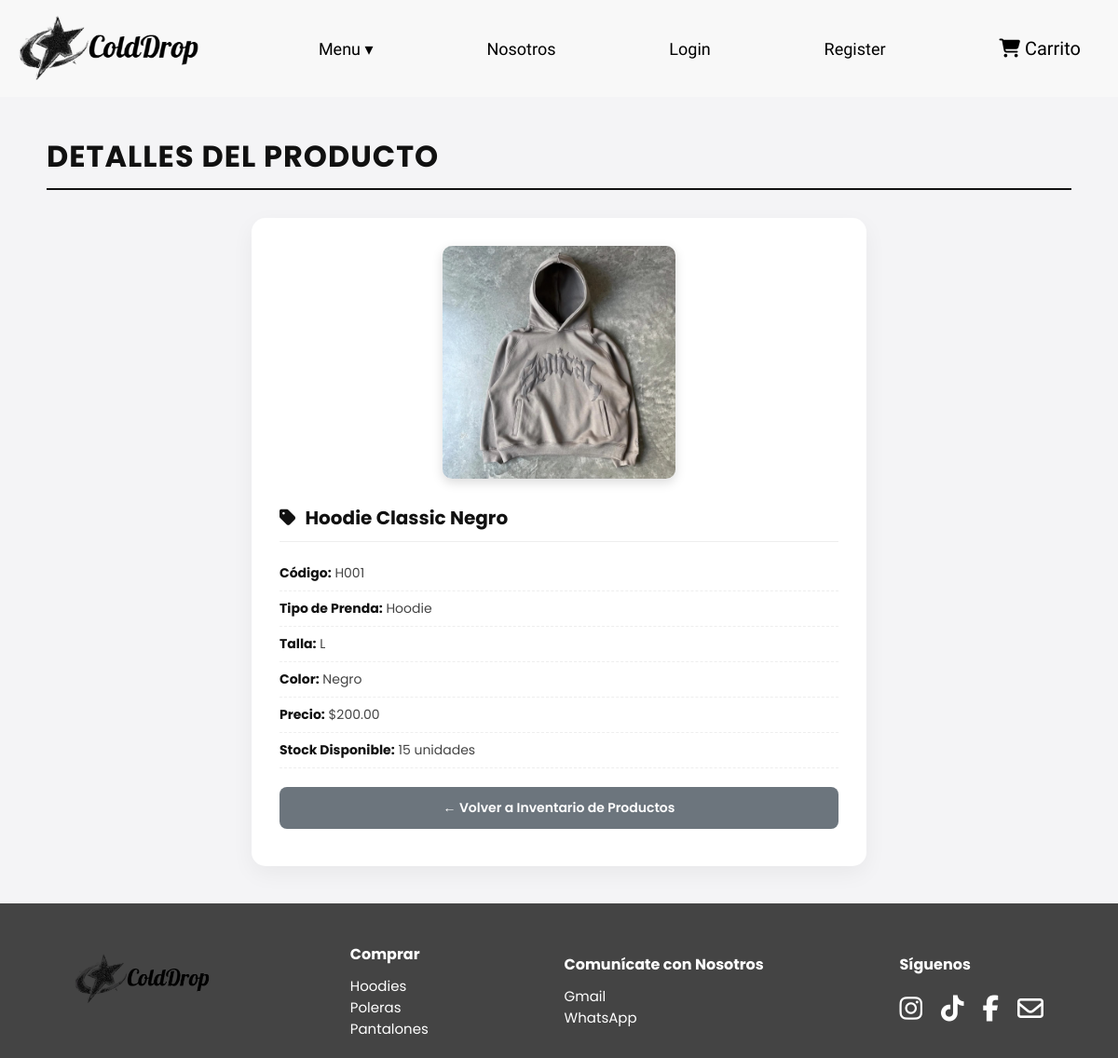
/productos/casaleerproductos.php?Codigo=H001, run on the app's committed database.
### tables this page shows
CREATE TABLE `productos` (
  `Codigo` varchar(45) NOT NULL,
  `Nombre` varchar(45) DEFAULT NULL,
  `Tipo` varchar(45) DEFAULT NULL,
  `Talla` varchar(45) DEFAULT NULL,
  `Color` varchar(45) DEFAULT NULL,
  `Costo` varchar(45) DEFAULT NULL,
  `Stock` varchar(45) DEFAULT NULL,
  `Imagen` varchar(100) DEFAULT NULL
);

### productos/casaleerproductos.php (the view, shortened to what this page needs)
<?php
include_once '../conexion.php';
$Codigo = isset($_GET['Codigo']) ? $_GET['Codigo'] : (isset($_GET['idCodigo']) ? $_GET['idCodigo'] : '');
$productoData = null;
if (!empty($Codigo)) {
    $sql = "SELECT * FROM productos WHERE Codigo = '$Codigo'";
    $resultado = $conexion->query($sql);
    if ($resultado && $resultado->num_rows > 0) {
        $productoData = $resultado->fetch_assoc();
    }
}
?>
<!DOCTYPE html>
<html lang="es">
<head>
    <link rel="stylesheet" href="https://cdnjs.cloudflare.com/ajax/libs/font-awesome/6.5.0/css/all.min.css">
    <link rel="stylesheet" href="../css/admin.css">
</head>
<body>
    <?php include '../princip/header.php'; ?>
    <div class="admin-container">
        <h1 class="admin-title">Detalles del Producto</h1>
        <?php if ($productoData): ?>
            <?php $img = !empty($productoData['Imagen']) ? $productoData['Imagen'] : 'default.jpg'; ?>
            <div class="admin-card" style="max-width: 600px; margin: 0 auto; text-align: center;">
                <img src="../imagenes/<?php echo htmlspecialchars($img); ?>" alt="Producto" style="max-width: 250px; border-radius: 10px; margin-bottom: 20px; box-shadow: 0 4px 12px rgba(0,0,0,0.15);">
                <h3><i class="fa-solid fa-tag"></i> <?php echo htmlspecialchars($productoData['Nombre']); ?></h3>
                <ul class="profile-info" style="text-align: left;">
                    <li><strong>Código:</strong> <?php echo htmlspecialchars($productoData['Codigo']); ?></li>
                    <li><strong>Tipo de Prenda:</strong> <?php echo htmlspecialchars($productoData['Tipo']); ?></li>
                    <li><strong>Talla:</strong> <?php echo htmlspecialchars($productoData['Talla']); ?></li>
                    <li><strong>Color:</strong> <?php echo htmlspecialchars($productoData['Color']); ?></li>
                    <li><strong>Precio:</strong> $<?php echo number_format($productoData['Costo'], 2); ?></li>
                    <li><strong>Stock Disponible:</strong> <?php echo htmlspecialchars($productoData['Stock']); ?> unidades</li>
                </ul>
                <a href="leerproductos.php" class="btn-admin secundario">← Volver a Inventario de Productos</a>
            </div>
        <?php endif; ?>
    </div>
    <?php include '../princip/footer.php'; ?>
</body>
</html>

### css/admin.css (style rules this page uses)
body { font-family: 'Poppins', sans-serif; background-color: #f4f4f6; margin: 0; padding: 0; color: #333; }
.admin-container { max-width: 1100px; margin: 40px auto; padding: 0 20px; }
.admin-title { font-size: 32px; font-weight: 700; color: #111; margin-bottom: 30px; text-transform: uppercase; letter-spacing: 1px; border-bottom: 2px solid #111; padding-bottom: 10px; }
.admin-card { background: #fff; border-radius: 15px; padding: 30px; box-shadow: 0 8px 25px rgba(0, 0, 0, 0.05); transition: transform 0.2s, box-shadow 0.2s; }
.admin-card h3 { margin-top: 0; font-size: 20px; color: #111; margin-bottom: 15px; display: flex; align-items: center; gap: 10px; border-bottom: 1px solid #eee; padding-bottom: 10px; }
.btn-admin { display: inline-block; width: 100%; text-align: center; background-color: #111; color: #fff; padding: 12px 0; border-radius: 8px; text-decoration: none; font-weight: 600; font-size: 14px; margin-bottom: 10px; transition: background-color 0.2s; box-sizing: border-box; }
.btn-admin.secundario { background-color: #6c757d; }
.profile-info { list-style: none; padding: 0; margin: 0 0 20px 0; }
.profile-info li { padding: 8px 0; border-bottom: 1px dashed #eee; font-size: 14px; color: #444; }
.profile-info li strong { color: #111; }

### data on the page
productos: Imagen (picture), Nombre "Hoodie Classic Negro", Codigo "H001", Tipo "Hoodie", Talla "L", Color "Negro", Costo "200.00", Stock "15"
